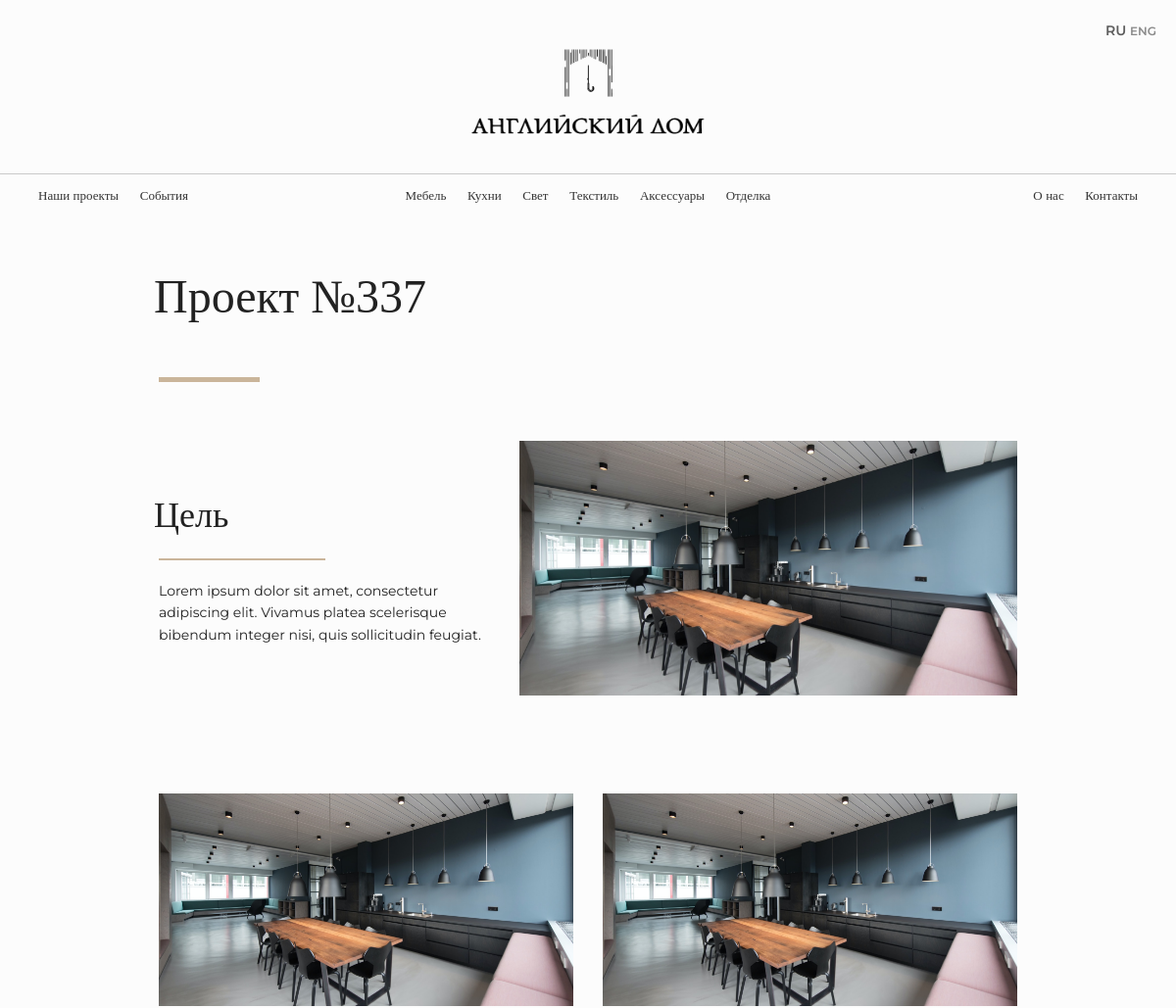
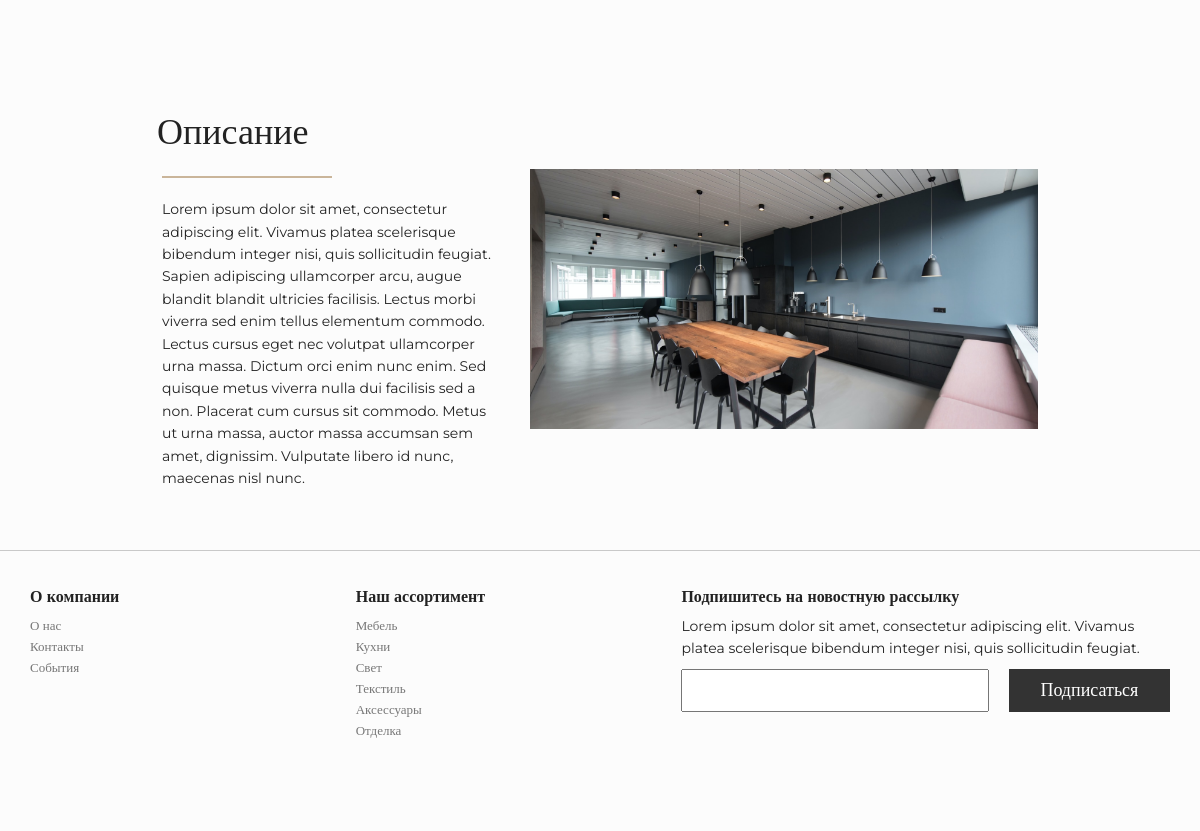
The page /portfolio/1 on the database its author committed (2 pictures, top to bottom).
### main/models.py (models this page shows, shortened)
class Project(models.Model):
    title_ru = models.CharField('Название проекта' ,max_length=200, null=True)
    title_eng = models.CharField('Название проекта eng' ,max_length=200, null=True)
    detail_image_1 = models.ImageField('Внутреннее изображение', upload_to='images/products/detail/', null=True, blank=True)
    detail_image_2 = models.ImageField('Внутреннее изображение', upload_to='images/products/detail/', null=True, blank=True)
    detail_image_3 = models.ImageField('Внутреннее изображение', upload_to='images/products/detail/', null=True, blank=True)
    detail_image_4 = models.ImageField('Внутреннее изображение', upload_to='images/products/detail/', null=True, blank=True)
    target_text_ru = models.TextField('Цель проекта на ru')
    preview_image = models.ImageField('Превью',upload_to='images/products/', null=True, blank=True)
    target_text_eng = models.TextField('цель проекта на eng')
    description_text_ru = models.TextField('Описание на ru')
    description_text_eng = models.TextField('Описание на eng')
    class Meta:
        verbose_name = "Проект в портфолио"
        verbose_name_plural = "Проекты в портфолию"

### main/views.py (the view)
# urls.py: path('portfolio/<pk>', PortfolioDetailView.as_view(), name='project-detail'),
class PortfolioDetailView(DetailView):
    model = Project
    template_name = 'main/project.html'
    context_object_name = 'project'

### main/templates/main/project.html
{% extends 'main/base.html' %} {% block content %} {% load static %}
<div class="content">
    <div class="section-part">
        <h1 class="caption">{{ project.title_ru }}</h1>
    </div>
    <section class="history diteil-pro">
        <div class="text">
            <h1 class="caption">Цель</h1>
            <p>{{ project.target_text_ru }}</p>
        </div>
        <img src="{{ project.detail_image_1.url }}" class="history" alt="">
    </section>
    <section class="two-images">
        <img src="{{ project.detail_image_2.url }}" alt=""><img src="{{ project.detail_image_3.url }}" alt="">
    </section>
    <section class="history diteil-pro">
        <div class="text">
            <h1 class="caption">Описание</h1>
            <p>{{ project.description_text_ru }}</p>
        </div>
        <img src="{{ project.detail_image_4.url }}" class="history" alt="">
    </section>
</div>
{% endblock %}

### main/static/css/main.css (style rules this page uses)
:root { --brown: #CAB59A; --white: #FCFCFC; }
html, body, span, h1, h2, h3, h4, h5, h6, p, a { color: #222; font-family: Montserrat; font-style: normal; font-weight: normal; font-size: 14px; line-height: 160%; text-decoration: none; margin: 10px 0; }
body { color: var(--white); background: var(--white); overflow-x: hidden; }
section.history { grid-template-columns: 3fr 2fr 2fr; align-items: center; grid-gap: 30px; }
section.history.diteil-pro { grid-template-columns: 2fr 3fr; }
section.history img.history { justify-self: center; width: 100%; }
section.history.diteil-pro .text h1, section.next-event .text h1 { font-family: Playfair Display; font-style: normal; font-weight: normal; font-size: 36px; line-height: 48px; color: #222222; }
section.history.diteil-pro .text h1::after, section.next-event .text h1::after { margin-top: 20px; margin-bottom: 20px; height: 2px; width: 170px; }
section.two-images, section.two-coluns { grid-template-columns: 1fr 1fr; grid-column-gap: 30px; grid-row-gap: 50px; align-items: center; }

### main/static/css/components.css (style rules this page uses)
h1.caption { font-family: Playfair Display; font-style: normal; font-weight: normal; font-size: 48px; line-height: 64px; margin-left: -5px; }
h1.caption:after { content: ''; display: block; margin-top: 50px; width: 103px; height: 5px; background: var(--brown); margin-left: 5px; }
.section-part { margin-top: 40px; display: grid; grid-template-columns: 1fr 1fr; align-items: center; }
section { display: grid; width: 100%; padding: 50px 0; }
.content { box-sizing: border-box; width: 100vw; padding: 0 13.5vw; }

### rows shown on the page
Project: title_ru "Проект №337", target_text_ru "Lorem ipsum dolor sit amet, consectetur adipiscing elit. Vivamus platea scelerisque bibendum integer nisi, quis sollicitudin feugiat.", detail_image_1 (picture), detail_image_2 (picture), detail_image_3 (picture), description_text_ru "Lorem ipsum dolor sit amet, consectetur adipiscing elit. Vivamus platea scelerisque bibendum integer nisi, quis sollicitudin feugiat. Sapien adipiscing ullamcorper arcu, augue blandit blandit ultricies facilisis. Lectus morbi viverra sed enim tellus elementum commodo. Lectus cursus eget nec volutpat ullamcorper urna massa. Dictum orci enim nunc enim. Sed quisque metus viverra nulla dui facilisis sed a non. Placerat cum cursus sit commodo. Metus ut urna massa, auctor massa accumsan sem amet, dignissim. Vulputate libero id nunc, maecenas nisl nunc.", detail_image_4 (picture)
